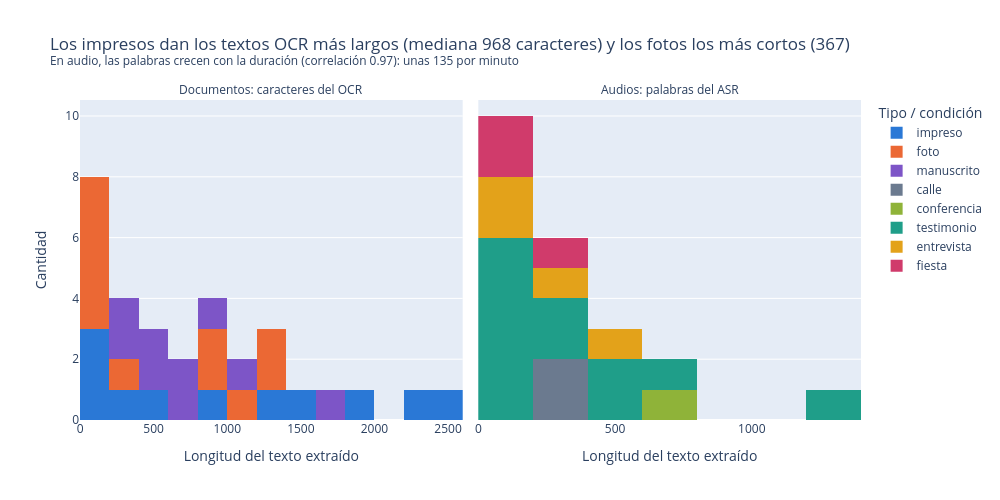

This figure's notebook cell:
### Code cell
longitudes = pd.concat([
    pd.DataFrame({"modalidad": "Documentos: caracteres del OCR", "longitud": publicar_docs["n_caracteres"], "tipo": publicar_docs["tipo"]}),
    pd.DataFrame({"modalidad": "Audios: palabras del ASR", "longitud": publicar_auds["n_palabras"], "tipo": publicar_auds["condicion"]}),
])
medianas = publicar_docs.groupby("tipo")["n_caracteres"].median().sort_values()
correlacion = publicar_auds[["duracion_seg", "n_palabras"]].corr().iloc[0, 1]
fig = px.histogram(longitudes, x="longitud", color="tipo", facet_col="modalidad", nbins=15, color_discrete_map=COLORES,
                   labels={"longitud": "Longitud del texto extraído", "tipo": "Tipo / condición"},
                   title=f"Los {medianas.index[-1]}s dan los textos OCR más largos (mediana {medianas.iloc[-1]:.0f} caracteres) "
                         f"y los {medianas.index[0]}s los más cortos ({medianas.iloc[0]:.0f})"
                         f"<br><sup>En audio, las palabras crecen con la duración (correlación {correlacion:.2f}): "
                         f"unas {publicar_auds['n_palabras'].sum() / (publicar_auds['duracion_seg'].sum() / 60):.0f} por minuto</sup>")
fig.update_xaxes(matches=None)
fig.update_yaxes(title_text="Cantidad", col=1)
fig.for_each_annotation(lambda a: a.update(text=a.text.split("=")[-1]))
fig.update_layout(width=1000, height=500)
fig.show()

### Figure 1 — Plotly figure (JSON) as saved in the notebook; plotly's stock layout.template omitted (floating-point values rounded to 4 significant figures)
{"data": [{"bingroup": "x", "hovertemplate": "Tipo / condición=impreso<br>modalidad=Documentos: caracteres del OCR<br>Longitud del texto extraído=%{x}<br>count=%{y}<extra></extra>", "legendgroup": "impreso", "marker": {"color": "#2a78d6", "pattern": {"shape": ""}}, "name": "impreso", "nbinsx": 15, "orientation": "v", "showlegend": true, "type": "histogram", "x": [2333, 2545, 1848, 1235, 276, 119, 563, 156, 76, 968, 1435], "xaxis": "x", "yaxis": "y"}, {"bingroup": "x", "hovertemplate": "Tipo / condición=foto<br>modalidad=Documentos: caracteres del OCR<br>Longitud del texto extraído=%{x}<br>count=%{y}<extra></extra>", "legendgroup": "foto", "marker": {"color": "#eb6834", "pattern": {"shape": ""}}, "name": "foto", "nbinsx": 15, "orientation": "v", "showlegend": true, "type": "histogram", "x": [1120, 1202, 862, 16, 11, 129, 70, 161, 853, 367, 1257], "xaxis": "x", "yaxis": "y"}, {"bingroup": "x", "hovertemplate": "Tipo / condición=manuscrito<br>modalidad=Documentos: caracteres del OCR<br>Longitud del texto extraído=%{x}<br>count=%{y}<extra></extra>", "legendgroup": "manuscrito", "marker": {"color": "#7d55c7", "pattern": {"shape": ""}}, "name": "manuscrito", "nbinsx": 15, "orientation": "v", "showlegend": true, "type": "histogram", "x": [703, 1033, 921, 1663, 446, 363, 520, 713, 356], "xaxis": "x", "yaxis": "y"}, {"bingroup": "x", "hovertemplate": "Tipo / condición=calle<br>modalidad=Audios: palabras del ASR<br>Longitud del texto extraído=%{x}<br>count=%{y}<extra></extra>", "legendgroup": "calle", "marker": {"color": "#6b7a8f", "pattern": {"shape": ""}}, "name": "calle", "nbinsx": 15, "orientation": "v", "showlegend": true, "type": "histogram", "x": [258, 352], "xaxis": "x2", "yaxis": "y2"}, {"bingroup": "x", "hovertemplate": "Tipo / condición=conferencia<br>modalidad=Audios: palabras del ASR<br>Longitud del texto extraído=%{x}<br>count=%{y}<extra></extra>", "legendgroup": "conferencia", "marker": {"color": "#8fb339", "pattern": {"shape": ""}}, "name": "conferencia", "nbinsx": 15, "orientation": "v", "showlegend": true, "type": "histogram", "x": [633], "xaxis": "x2", "yaxis": "y2"}, {"bingroup": "x", "hovertemplate": "Tipo / condición=testimonio<br>modalidad=Audios: palabras del ASR<br>Longitud del texto extraído=%{x}<br>count=%{y}<extra></extra>", "legendgroup": "testimonio", "marker": {"color": "#1f9e89", "pattern": {"shape": ""}}, "name": "testimonio", "nbinsx": 15, "orientation": "v", "showlegend": true, "type": "histogram", "x": [1229, 228, 672, 163, 543, 190, 165, 330, 506, 96, 121, 74], "xaxis": "x2", "yaxis": "y2"}, {"bingroup": "x", "hovertemplate": "Tipo / condición=entrevista<br>modalidad=Audios: palabras del ASR<br>Longitud del texto extraído=%{x}<br>count=%{y}<extra></extra>", "legendgroup": "entrevista", "marker": {"color": "#e3a21a", "pattern": {"shape": ""}}, "name": "entrevista", "nbinsx": 15, "orientation": "v", "showlegend": true, "type": "histogram", "x": [486, 181, 190, 324], "xaxis": "x2", "yaxis": "y2"}, {"bingroup": "x", "hovertemplate": "Tipo / condición=fiesta<br>modalidad=Audios: palabras del ASR<br>Longitud del texto extraído=%{x}<br>count=%{y}<extra></extra>", "legendgroup": "fiesta", "marker": {"color": "#d03b6b", "pattern": {"shape": ""}}, "name": "fiesta", "nbinsx": 15, "orientation": "v", "showlegend": true, "type": "histogram", "x": [31, 206, 75], "xaxis": "x2", "yaxis": "y2"}], "layout": {"annotations": [{"font": {}, "showarrow": false, "text": "Documentos: caracteres del OCR", "x": 0.245, "xanchor": "center", "xref": "paper", "y": 1, "yanchor": "bottom", "yref": "paper"}, {"font": {}, "showarrow": false, "text": "Audios: palabras del ASR", "x": 0.755, "xanchor": "center", "xref": "paper", "y": 1, "yanchor": "bottom", "yref": "paper"}], "barmode": "relative", "height": 500, "legend": {"title": {"text": "Tipo / condición"}, "tracegroupgap": 0}, "title": {"text": "Los impresos dan los textos OCR más largos (mediana 968 caracteres) y los fotos los más cortos (367)<br><sup>En audio, las palabras crecen con la duración (correlación 0.97): unas 135 por minuto</sup>"}, "width": 1000, "xaxis": {"anchor": "y", "domain": [0, 0.49], "title": {"text": "Longitud del texto extraído"}}, "xaxis2": {"anchor": "y2", "domain": [0.51, 1], "title": {"text": "Longitud del texto extraído"}}, "yaxis": {"anchor": "x", "domain": [0, 1], "title": {"text": "Cantidad"}}, "yaxis2": {"anchor": "x2", "domain": [0, 1], "matches": "y", "showticklabels": false}}}
